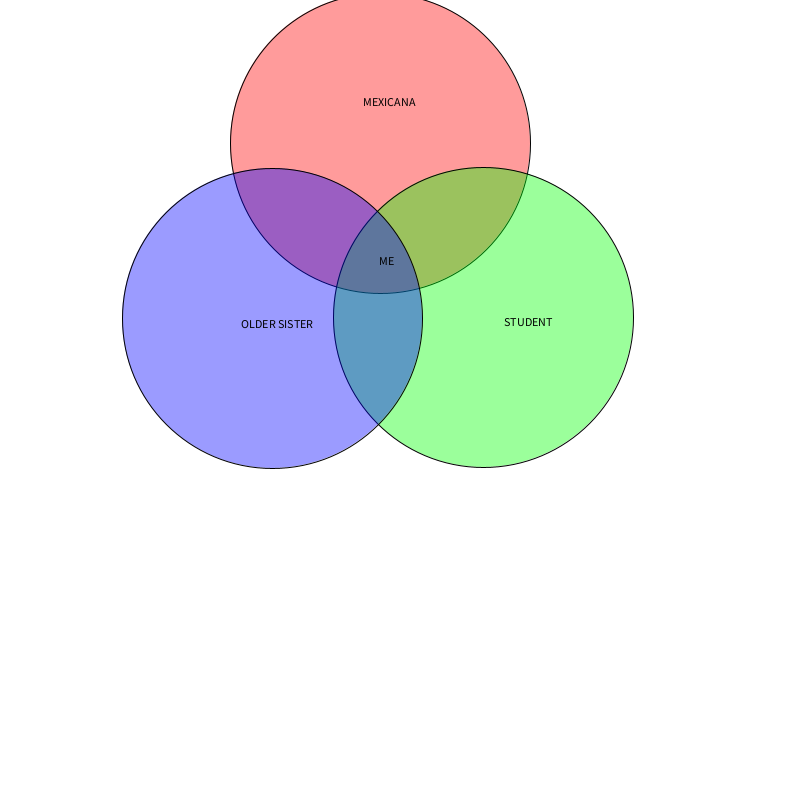
Frame 1 (no input)
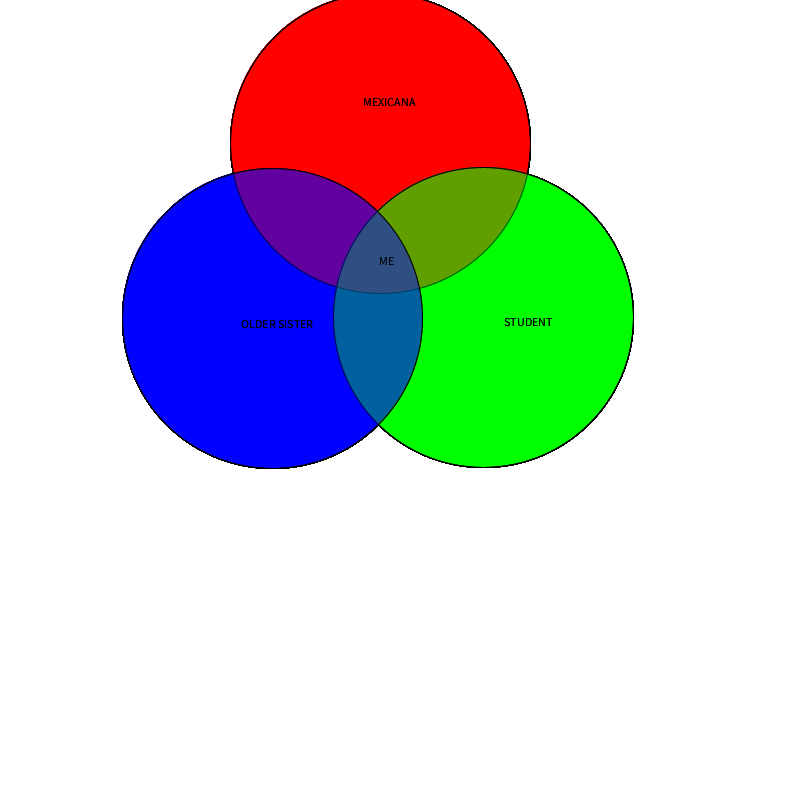
Frame 60 (the mouse pressed at the canvas centre just before this capture)
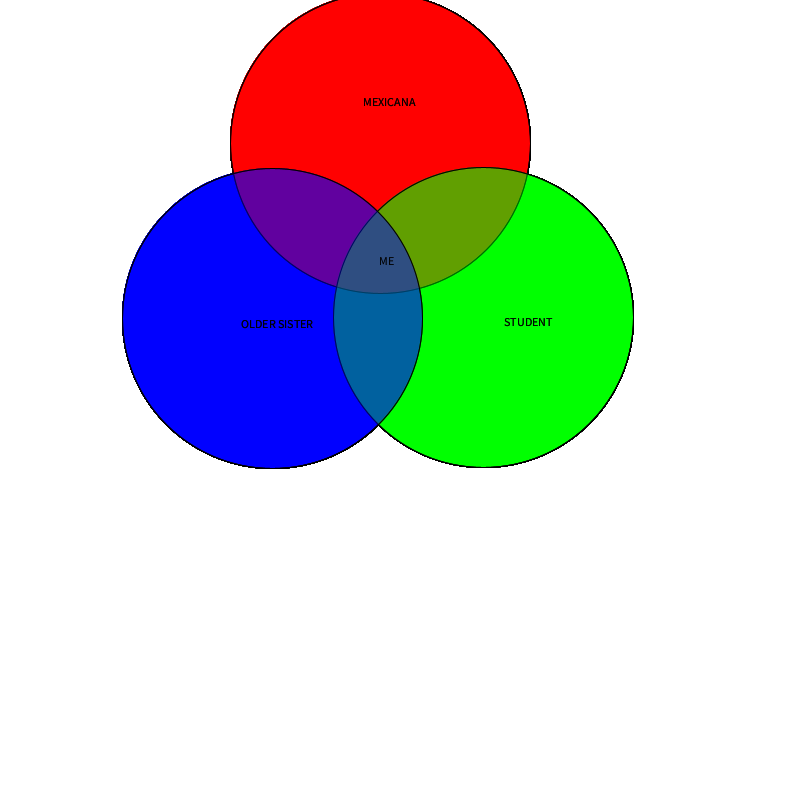
Frame 120 (the mouse held since frame 60 and released just before this capture)

The Processing sketch that drew these frames (run headless with seeded random() and noise(); from frame 60 on, the mouse is pressed at the canvas centre):

// Processing sketch: Venn_Diagram
// ── Venn_Diagram.pde
int x = 380;
int y = 143;

void setup()  {
  background(255,255,255); size(800,800);
}

void draw()  {
  fill(255,0,0,100);
 ellipse(x,y,300,300);
  fill(0,255,0,100);
  ellipse(483,317,300,300);
  fill(0,0,255,100);
  ellipse(272,318,300,300);
fill(0,0,0,255);
text("ME",379,265);
fill(0,0,0,255);
text("OLDER SISTER", 241,328);
fill(0,0,0,255);
text("MEXICANA", 363, 106);
fill(0,0,0,255);
text("STUDENT", 504, 326);

  if(mousePressed){
println(mouseX+ "," + mouseY);

  }
}
